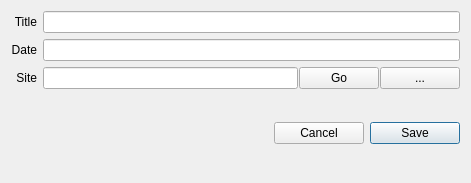
<?xml version="1.0" encoding="UTF-8"?>
<ui version="4.0">
 <class>Dialog</class>
 <widget class="QDialog" name="Dialog">
  <property name="geometry">
   <rect>
    <x>0</x>
    <y>0</y>
    <width>471</width>
    <height>183</height>
   </rect>
  </property>
  <property name="windowTitle">
   <string>Jekyll Poster</string>
  </property>
  <layout class="QVBoxLayout" name="verticalLayout">
   <item>
    <layout class="QGridLayout" name="gridLayout">
     <item row="1" column="0">
      <widget class="QLabel" name="label_2">
       <property name="layoutDirection">
        <enum>Qt::LeftToRight</enum>
       </property>
       <property name="text">
        <string>Date</string>
       </property>
       <property name="alignment">
        <set>Qt::AlignRight|Qt::AlignTrailing|Qt::AlignVCenter</set>
       </property>
      </widget>
     </item>
     <item row="1" column="1">
      <widget class="QLineEdit" name="edtDate">
       <property name="text">
        <string/>
       </property>
      </widget>
     </item>
     <item row="0" column="0">
      <widget class="QLabel" name="label">
       <property name="layoutDirection">
        <enum>Qt::LeftToRight</enum>
       </property>
       <property name="text">
        <string>Title</string>
       </property>
       <property name="alignment">
        <set>Qt::AlignRight|Qt::AlignTrailing|Qt::AlignVCenter</set>
       </property>
      </widget>
     </item>
     <item row="0" column="1">
      <widget class="QLineEdit" name="edtTitle">
       <property name="text">
        <string/>
       </property>
      </widget>
     </item>
     <item row="2" column="0">
      <widget class="QLabel" name="label_3">
       <property name="focusPolicy">
        <enum>Qt::NoFocus</enum>
       </property>
       <property name="text">
        <string>Site</string>
       </property>
       <property name="alignment">
        <set>Qt::AlignRight|Qt::AlignTrailing|Qt::AlignVCenter</set>
       </property>
      </widget>
     </item>
     <item row="2" column="1">
      <layout class="QHBoxLayout" name="horizontalLayout_2">
       <property name="spacing">
        <number>1</number>
       </property>
       <item>
        <widget class="QLineEdit" name="edtSite"/>
       </item>
       <item>
        <widget class="QPushButton" name="btnOpenSite">
         <property name="minimumSize">
          <size>
           <width>0</width>
           <height>0</height>
          </size>
         </property>
         <property name="text">
          <string>Go</string>
         </property>
        </widget>
       </item>
       <item>
        <widget class="QPushButton" name="btnSiteFolder">
         <property name="text">
          <string>...</string>
         </property>
         <property name="autoDefault">
          <bool>false</bool>
         </property>
        </widget>
       </item>
      </layout>
     </item>
    </layout>
   </item>
   <item>
    <spacer name="verticalSpacer_2">
     <property name="orientation">
      <enum>Qt::Vertical</enum>
     </property>
     <property name="sizeHint" stdset="0">
      <size>
       <width>20</width>
       <height>40</height>
      </size>
     </property>
    </spacer>
   </item>
   <item>
    <layout class="QHBoxLayout" name="horizontalLayout">
     <item>
      <spacer name="horizontalSpacer">
       <property name="orientation">
        <enum>Qt::Horizontal</enum>
       </property>
       <property name="sizeHint" stdset="0">
        <size>
         <width>40</width>
         <height>20</height>
        </size>
       </property>
      </spacer>
     </item>
     <item>
      <widget class="QPushButton" name="btnCancel">
       <property name="minimumSize">
        <size>
         <width>90</width>
         <height>0</height>
        </size>
       </property>
       <property name="focusPolicy">
        <enum>Qt::TabFocus</enum>
       </property>
       <property name="text">
        <string>Cancel</string>
       </property>
       <property name="autoDefault">
        <bool>false</bool>
       </property>
      </widget>
     </item>
     <item>
      <widget class="QPushButton" name="btnSave">
       <property name="minimumSize">
        <size>
         <width>90</width>
         <height>0</height>
        </size>
       </property>
       <property name="text">
        <string>Save</string>
       </property>
       <property name="default">
        <bool>true</bool>
       </property>
      </widget>
     </item>
    </layout>
   </item>
   <item>
    <spacer name="verticalSpacer">
     <property name="orientation">
      <enum>Qt::Vertical</enum>
     </property>
     <property name="sizeHint" stdset="0">
      <size>
       <width>20</width>
       <height>40</height>
      </size>
     </property>
    </spacer>
   </item>
  </layout>
 </widget>
 <layoutdefault spacing="6" margin="11"/>
 <tabstops>
  <tabstop>edtTitle</tabstop>
  <tabstop>edtDate</tabstop>
  <tabstop>edtSite</tabstop>
  <tabstop>btnSiteFolder</tabstop>
  <tabstop>btnCancel</tabstop>
  <tabstop>btnSave</tabstop>
 </tabstops>
 <resources/>
 <connections/>
</ui>
